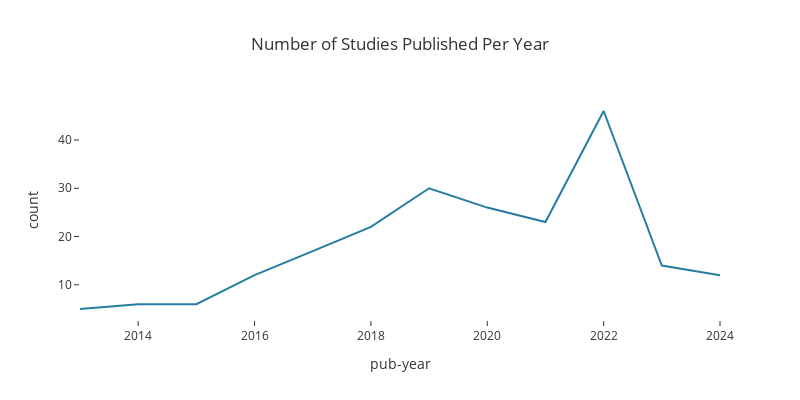

The notebook cell saved with this chart:
### Markdown cell above
## PARAMETER

### Code cell
year_counts = unique_studies["pub-year"].value_counts().sort_index().reset_index()
year_counts.columns = ["pub-year", "count"]

fig = px.line(
    year_counts,
    x="pub-year",
    y="count",
    title="Number of Studies Published Per Year",
    width=800,
    height=400,
    template=CHART_LAYOUT.template.value,
)

fig.show()

### Figure 1 — Plotly figure (JSON) as saved in the notebook; plotly's stock layout.template omitted (floating-point values rounded to 4 significant figures)
{"data": [{"hovertemplate": "pub-year=%{x}<br>count=%{y}<extra></extra>", "legendgroup": "", "line": {"color": "#277da1", "dash": "solid"}, "marker": {"symbol": "circle"}, "mode": "lines", "name": "", "orientation": "v", "showlegend": false, "type": "scatter", "x": [2013, 2014, 2015, 2016, 2017, 2018, 2019, 2020, 2021, 2022, 2023, 2024], "xaxis": "x", "y": [5, 6, 6, 12, 17, 22, 30, 26, 23, 46, 14, 12], "yaxis": "y"}], "layout": {"height": 400, "legend": {"tracegroupgap": 0}, "title": {"text": "Number of Studies Published Per Year"}, "width": 800, "xaxis": {"anchor": "y", "domain": [0, 1], "title": {"text": "pub-year"}}, "yaxis": {"anchor": "x", "domain": [0, 1], "title": {"text": "count"}}}}
